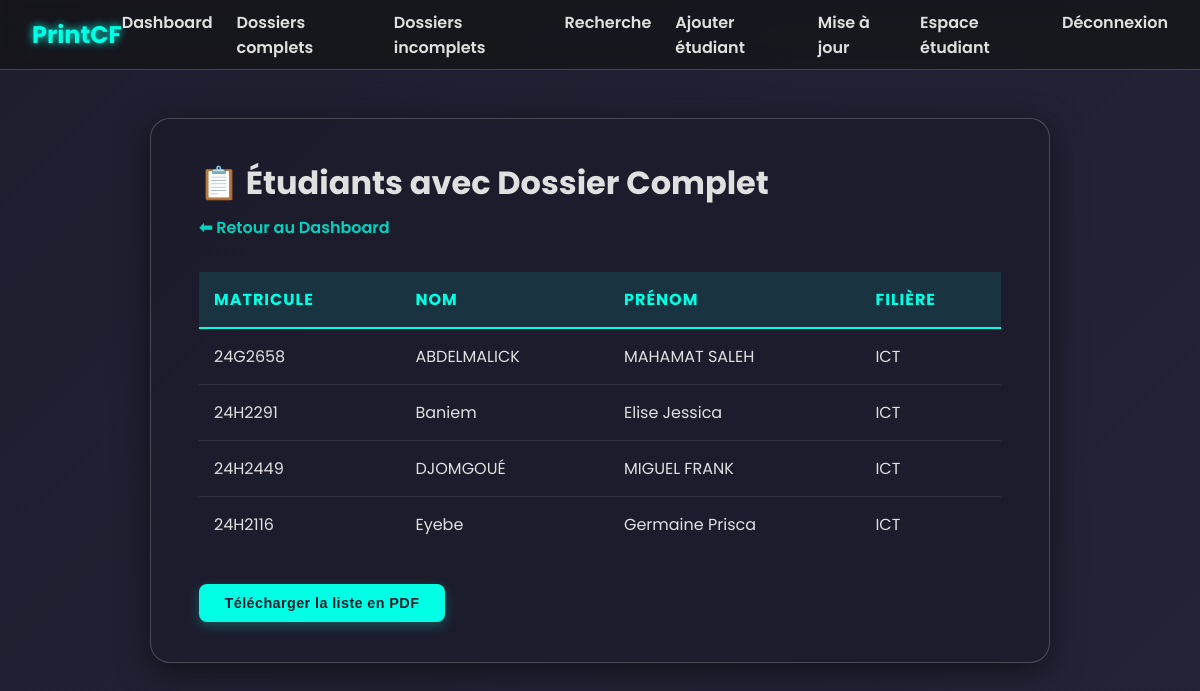
The page /liste_complets.php (signed in) on the database its author committed.
### tables this page shows
CREATE TABLE `etudiants` (
  `id` int(4) NOT NULL,
  `nom` varchar(100) DEFAULT NULL,
  `prenom` varchar(100) DEFAULT NULL,
  `date_naissance` date DEFAULT NULL,
  `sexe` enum('M','F') DEFAULT NULL,
  `lieu_naissance` varchar(100) DEFAULT NULL,
  `MATRICULE` varchar(7) NOT NULL,
  `groupe` int(11) DEFAULT NULL,
  `filiere_id` int(11) DEFAULT NULL
);

CREATE TABLE `filieres` (
  `id` int(11) NOT NULL,
  `nom_filiere` varchar(100) NOT NULL
);

### liste_complets.php (the view, shortened to what this page needs)
<?php
require_once __DIR__ . '/includes/header.php';
require 'connexion.php';
try {
    $query = "
        SELECT e.id, e.matricule, e.nom, e.prenom, f.nom_filiere
        FROM etudiants e
        JOIN filieres f ON e.filiere_id = f.id
        WHERE NOT EXISTS (
            SELECT 1 FROM pieces p
            LEFT JOIN etudiant_piece ep ON ep.id_piece = p.id AND ep.id_etudiant = e.id
            WHERE ep.id IS NULL OR ep.statut = 0
        )
        ORDER BY e.nom ASC, e.prenom ASC
    ";
    $stmt = $pdo->query($query);
    $etudiants = $stmt->fetchAll(PDO::FETCH_ASSOC);
} catch (PDOException $e) {
    die("Erreur lors de la récupération des dossiers complets : " . $e->getMessage());
}
?>
<!DOCTYPE html>
<html lang="fr">
<head>
    <link rel="stylesheet" href="s.css">
</head>
<body>
    <main class="content-wrapper">
        <div class="page-container">
            <h1>📋 Étudiants avec Dossier Complet</h1>
            <a href="index.php" class="back-link">⬅ Retour au Dashboard</a>
            <?php if (count($etudiants) > 0): ?>
                <table id="students-table">
                    <thead>
                        <tr>
                            <th>Matricule</th>
                            <th>Nom</th>
                            <th>Prénom</th>
                            <th>Filière</th>
                        </tr>
                    </thead>
                    <tbody>
                        <?php foreach ($etudiants as $etudiant): ?>
                            <tr>
                                <td><?= htmlspecialchars($etudiant['matricule']) ?></td>
                                <td><?= htmlspecialchars($etudiant['nom']) ?></td>
                                <td><?= htmlspecialchars($etudiant['prenom']) ?></td>
                                <td><?= htmlspecialchars($etudiant['nom_filiere']) ?></td>
                            </tr>
                        <?php endforeach; ?>
                    </tbody>
                </table>
                <button class="download-btn" onclick="generatePDF()">Télécharger la liste en PDF</button>
            <?php else: ?>
                <p class="no-results">Aucun étudiant avec un dossier complet trouvé pour le moment.</p>
            <?php endif; ?>
        </div>
    </main>
</body>
</html>

### includes/header.php (shortened to what this page needs)
<!DOCTYPE html>
<html lang="fr">
<head>
    <link rel="stylesheet" href="/bd/s.css">
    <link rel="stylesheet" href="https://cdnjs.cloudflare.com/ajax/libs/font-awesome/6.5.0/css/all.min.css" />
</head>
<body>
<header class="main-header">
    <h1 class="logo">PrintCF</h1>
    <?php if (isset($_SESSION['user'])): ?>
        <nav class="main-nav">
            <a href="/bd/index.php">Dashboard</a>
            <a href="/bd/liste_complets.php">Dossiers complets</a>
            <a href="/bd/liste_incomplets.php">Dossiers incomplets</a>
            <a href="/bd/rechercher_etudiant.php">Recherche</a>
            <a href="/bd/ajouter_etudiant.php">Ajouter étudiant</a>
            <a href="/bd/update_etudiant.php">Mise à jour</a>
            <a href="/bd/espace_etudiant.php">Espace étudiant</a>
            <a href="/bd/logout.php">Déconnexion</a>
        </nav>
    <?php endif; ?>
</header>
<main class="container">

### s.css (style rules this page uses)
:root { --primary-color: #00ffe5; --primary-color-darker: #00d4c0; --bg-dark-primary: #1e1e2f; --bg-dark-secondary: #2a2a40; --bg-panel-transparent: rgba(27, 27, 43, 0.75); --text-primary: #e0e0e0; --text-secondary: #a0a0a0; --border-color: rgba(255, 255, 255, 0.2); --border-glow-color: rgba(0, 255, 229, 0.25); --shadow-color: rgba(0, 0, 0, 0.5); }
* { margin: 0; padding: 0; box-sizing: border-box; }
body { font-family: 'Poppins', sans-serif; color: var(--text-primary); background: linear-gradient(135deg, var(--bg-dark-primary), var(--bg-dark-secondary)); background-size: 200% 200%; animation: gradientBG 20s ease infinite; min-height: 100vh; }
.main-header { background: rgba(17, 17, 17, 0.6); backdrop-filter: blur(10px); padding: 0 2rem; height: 70px; display: flex; align-items: center; justify-content: space-between; border-bottom: 1px solid var(--border-color); position: sticky; top: 0; z-index: 100; }
.main-header .logo { font-size: 1.5rem; font-weight: 700; color: var(--primary-color); text-shadow: 0 0 8px var(--primary-color); }
.main-header nav { display: flex; gap: 1.5rem; }
.main-header nav a { color: var(--text-primary); text-decoration: none; font-weight: 600; padding: 0.5rem 0; position: relative; transition: color 0.3s ease; }
.main-header nav a::after { content: ''; position: absolute; bottom: 0; left: 0; width: 100%; height: 2px; background-color: var(--primary-color); transform: scaleX(0); transform-origin: center; transition: transform 0.4s cubic-bezier(0.19, 1, 0.22, 1); }
.content-wrapper { display: flex; justify-content: center; align-items: flex-start; padding: 3rem 1rem; }
.back-link { display: inline-block; margin-bottom: 2.5rem; color: var(--primary-color-darker); text-decoration: none; font-weight: 600; transition: all 0.3s ease; }
.content-wrapper { display: flex; justify-content: center; align-items: flex-start; padding: 3rem 1rem; width: 100%; }
.page-container { width: 100%; max-width: 900px; padding: 2.5rem 3rem; background: var(--bg-panel-transparent); border-radius: 20px; border: 1px solid var(--border-color); box-shadow: 0 8px 32px 0 var(--shadow-color); animation: fadeInUp 0.6s ease-out forwards; }
.page-container h1 { text-align: left; margin-bottom: 0.5rem; }
.page-container .back-link { margin-bottom: 2rem; }
table { width: 100%; border-collapse: collapse; margin-bottom: 2rem; }
thead tr { background-color: rgba(0, 255, 229, 0.1); border-bottom: 2px solid var(--primary-color); }
th { padding: 15px; text-align: left; font-weight: 700; color: var(--primary-color); text-transform: uppercase; letter-spacing: 1px; }
tbody tr { border-bottom: 1px solid rgba(255, 255, 255, 0.1); transition: background-color 0.3s ease, transform 0.2s ease; }
tbody tr:last-child { border-bottom: none; }
td { padding: 15px; vertical-align: middle; }
.download-btn { display: inline-flex; align-items: center; gap: 0.5rem; padding: 0.7rem 1.6rem; font-size: 0.9rem; font-weight: 600; letter-spacing: 0.4px; color: var(--bg-dark-primary); background-color: var(--primary-color); border: none; border-radius: 8px; cursor: pointer; transition: background-color 0.3s ease, box-shadow 0.25s ease, transform 0.15s ease; box-shadow: 0 4px 12px rgba(0, 255, 229, 0.25); }

### rows shown on the page
etudiants: MATRICULE "24G2658", nom "ABDELMALICK", prenom "MAHAMAT SALEH", filiere.nom_filiere "ICT"
etudiants: MATRICULE "24H2291", nom "Baniem", prenom "Elise Jessica", filiere.nom_filiere "ICT"
etudiants: MATRICULE "24H2449", nom "DJOMGOUÉ", prenom "MIGUEL FRANK", filiere.nom_filiere "ICT"
etudiants: MATRICULE "24H2116", nom "Eyebe", prenom "Germaine Prisca", filiere.nom_filiere "ICT"
